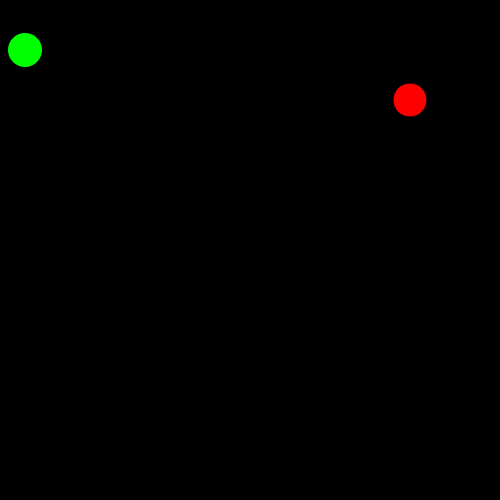
Frame 1 (no input)
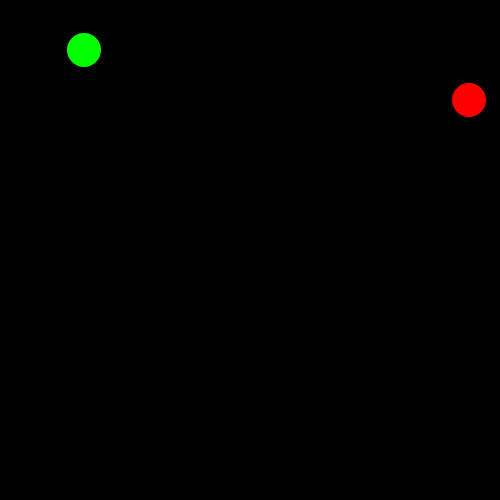
Frame 60 (no input)
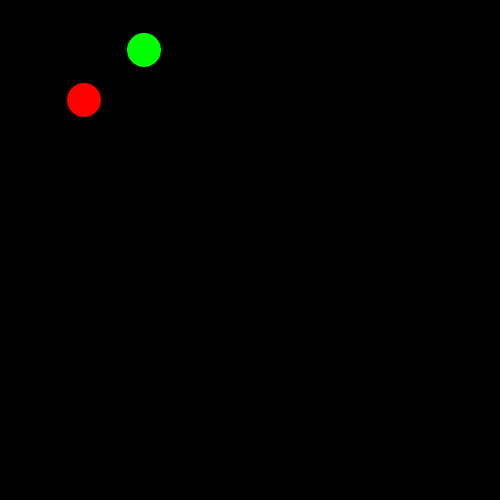
Frame 120 (the mouse pressed at the canvas centre since frame 60)

The p5.js sketch that drew these frames (run headless with seeded random() and noise() and a simulated clock; from frame 60 on, the mouse is pressed at the canvas centre):

// p5.js sketch
// ── sketch.js
let circleX = 25;
let circleY = 50;

let circle2X = 410;
let circle2Y = 100;

function setup() {
	createCanvas(500, 500);
}


function draw() {
	background(0);

	fill(255, 0, 0)
	circle(circle2X, circle2Y, 34);

	noStroke();
	fill(0, 255, 0);
	circle(circleX, circleY, 34);

	circleX = circleX + 1;
	if(circleX == 470) {
		circleX = 25;
	}

	circle2X = circle2X + 1;
	if(circle2X == 470) {
		circle2X = 25;
	}
}

// ── style.css
h3 {
    border-radius: 10px;
    background-color: rgb(0, 255, 123);
    color: black;
}
